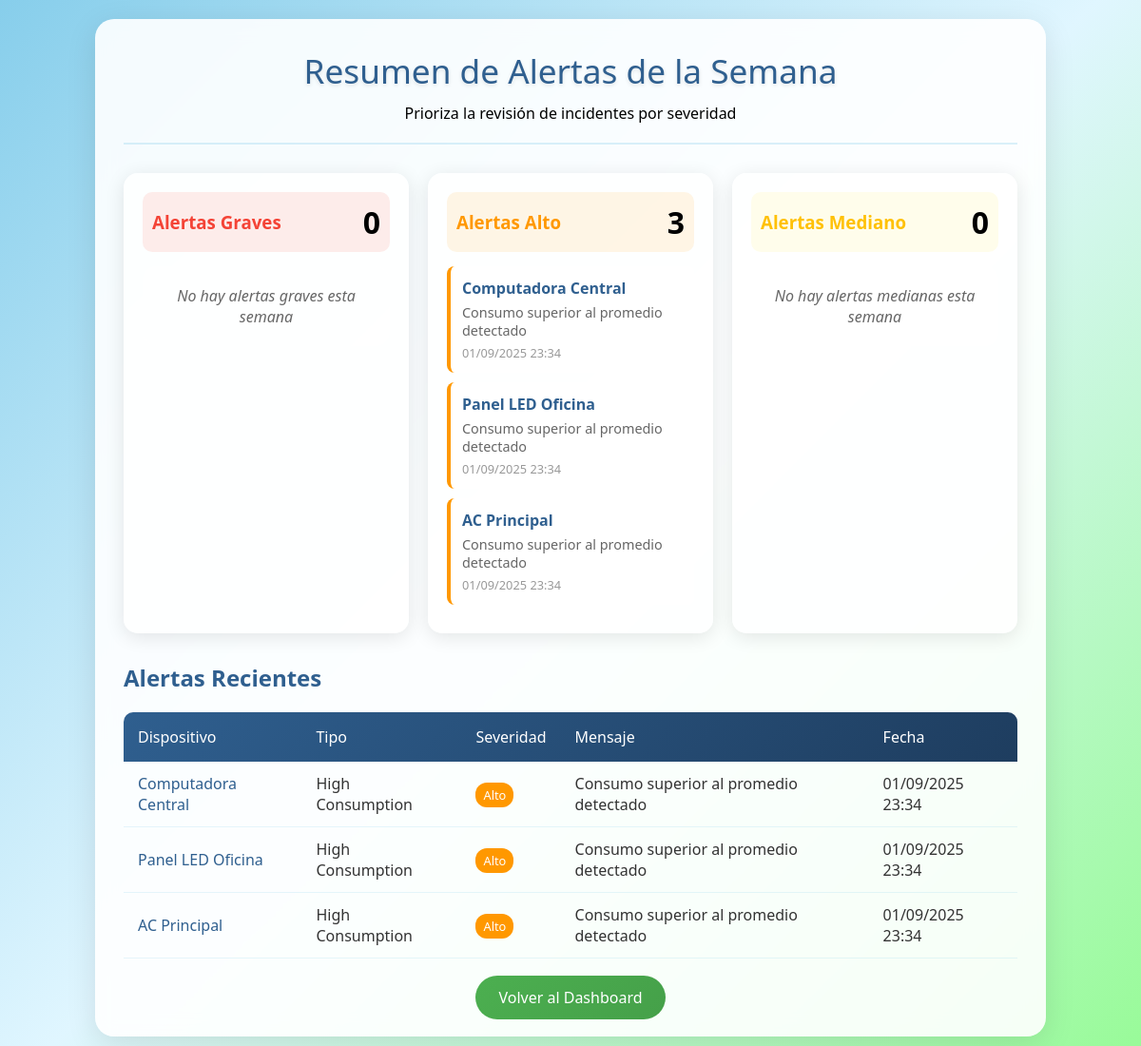
/alerts/, run on an earlier commit of the app's database.
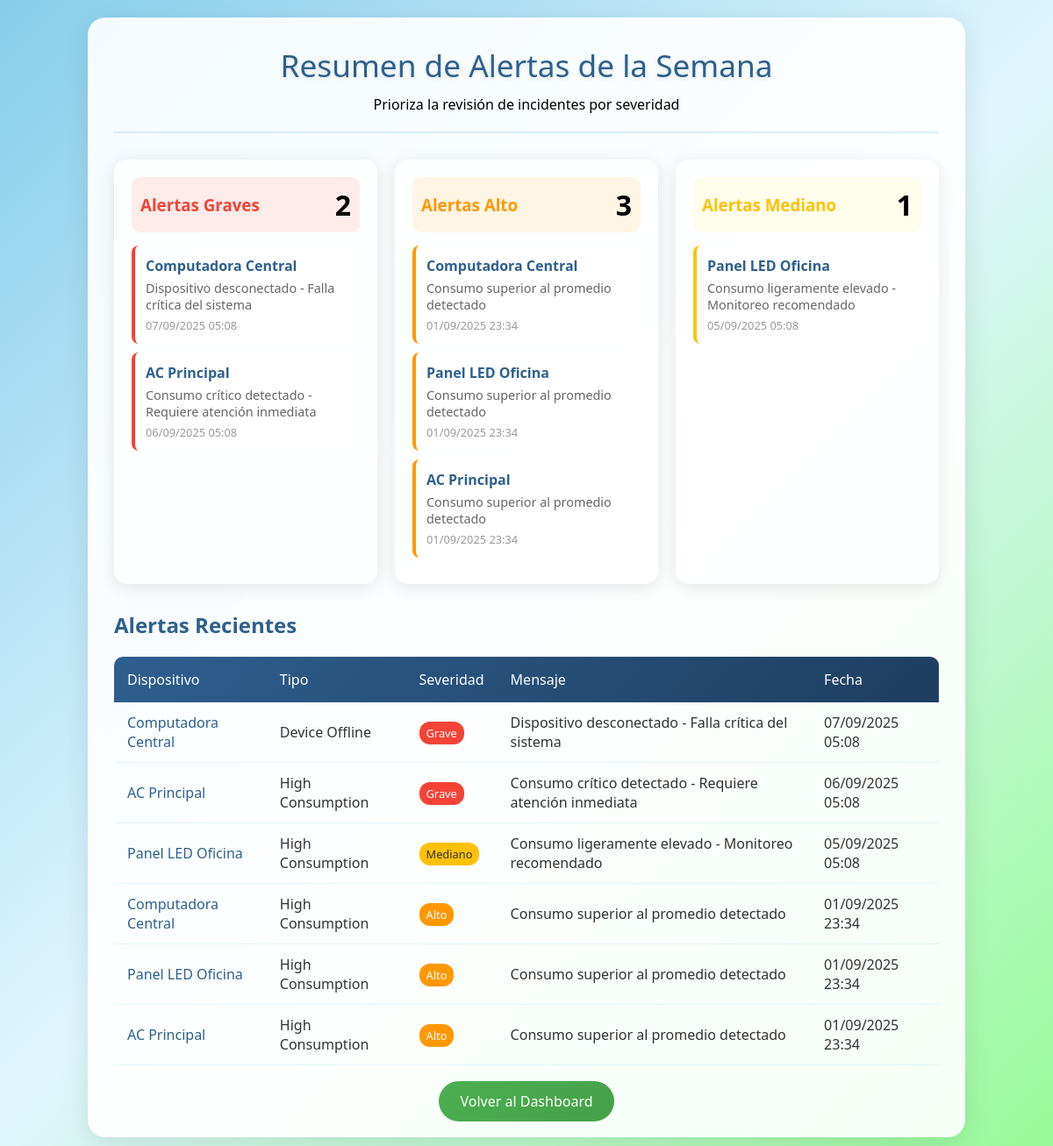
And on a later commit of the database.
### dispositivos/models.py (models this page shows, shortened)
class Alert(models.Model):
    TYPE_CHOICES = [
        ('high_consumption', 'High Consumption'),
        ('device_offline', 'Device Offline'),
        ('zone_limit_exceeded', 'Zone Limit Exceeded'),
    ]
    SEVERITY_CHOICES = [
    ('grave', 'Grave'),     # Cambiar 'Grave' por 'grave'
    ('alta', 'Alta'),       # Cambiar 'Alto' por 'alta'
    ('media', 'Media'),     # Cambiar 'Mediano' por 'media'
    ]
    STATUS_CHOICES = [
        ('active', 'Active'),
        ('resolved', 'Resolved'),
        ('dismissed', 'Dismissed'),
    ]
    organization = models.ForeignKey(Organization, on_delete=models.CASCADE, related_name='alerts')
    device = models.ForeignKey(Device, on_delete=models.CASCADE, related_name='alerts')
    alert_type = models.CharField(max_length=20, choices=TYPE_CHOICES)
    message = models.TextField()
    severity = models.CharField(max_length=10, choices=SEVERITY_CHOICES)
    alert_date = models.DateTimeField(default=timezone.now)
    status = models.CharField(max_length=15, choices=STATUS_CHOICES, default='active')
    created_at = models.DateTimeField(auto_now_add=True)
    updated_at = models.DateTimeField(auto_now=True)
    deleted_at = models.DateTimeField(null=True, blank=True)
    class Meta:
        ordering = ['-alert_date']

class Device(models.Model):
    STATUS_CHOICES = [
        ('active', 'Active'),
        ('inactive', 'Inactive'),
        ('maintenance', 'Under Maintenance'),
    ]
    organization = models.ForeignKey(Organization, on_delete=models.CASCADE, related_name='devices')
    name = models.CharField(max_length=150)
    model = models.CharField(max_length=100)
    power_watts = models.PositiveIntegerField(help_text="Power in watts")
    category = models.ForeignKey(Category, on_delete=models.CASCADE, related_name='devices')
    zone = models.ForeignKey(Zone, on_delete=models.CASCADE, related_name='devices')
    status = models.CharField(max_length=20, choices=STATUS_CHOICES, default='active')
    consumption = models.IntegerField(help_text="Current consumption in watts")
    created_at = models.DateTimeField(auto_now_add=True)
    updated_at = models.DateTimeField(auto_now=True)
    deleted_at = models.DateTimeField(null=True, blank=True)
    class Meta:
        unique_together = ['name', 'zone']

### dispositivos/views.py (the view)
# urls.py: path('alerts/', alert_summary, name='alert_summary'),  # HU5 - Resumen alertas
def alert_summary(request):
    organization = Organization.objects.first()  # Temporal
    week_ago = timezone.now() - timedelta(days=7)
    alerts_by_severity = {}
    severities = ['Grave', 'Alto', 'Mediano']
    for severity in severities:
        alerts = Alert.objects.filter(
            organization=organization,
            alert_date__gte=week_ago,
            severity=severity
        ).order_by('-alert_date')
        alerts_by_severity[severity] = alerts
    recent_alerts = Alert.objects.filter(
        organization=organization,
        alert_date__gte=week_ago
    ).select_related('device').order_by('-alert_date')[:10]
    context = {
        'alerts_by_severity': alerts_by_severity,
        'recent_alerts': recent_alerts,
    }
    return render(request, "dispositivos/alert_summary.html", context)

### dispositivos/templates/dispositivos/alert_summary.html (shortened to what this page needs)
<!DOCTYPE html>
<html lang="es">
  <head>
  </head>
  <body>
    <div class="container">
      <div class="header">
        <h1>Resumen de Alertas de la Semana</h1>
        <p>Prioriza la revisión de incidentes por severidad</p>
      </div>
      <div class="severity-grid">
        <div class="severity-card">
          <div class="severity-header severity-grave">
            <h3>Alertas Graves</h3>
            <div class="severity-count">
              {{ alerts_by_severity.Grave|length|default:0 }}
            </div>
          </div>
          {% if alerts_by_severity.Grave %}
          <div class="alert-list">
            {% for alert in alerts_by_severity.Grave|slice:":5" %}
            <div class="alert-item grave">
              <div class="alert-device">{{ alert.device.name }}</div>
              <div class="alert-message">
                {{ alert.message|truncatewords:10 }}
              </div>
              <div class="alert-date">
                {{ alert.alert_date|date:"d/m/Y H:i" }}
              </div>
            </div>
            {% endfor %}
          </div>
          {% else %}
          <div class="empty-state" style="padding: 20px">
            No hay alertas graves esta semana
          </div>
          {% endif %}
        </div>
        <div class="severity-card">
          <div class="severity-header severity-alto">
            <h3>Alertas Alto</h3>
            <div class="severity-count">
              {{ alerts_by_severity.Alto|length|default:0 }}
            </div>
          </div>
          {% if alerts_by_severity.Alto %}
          <div class="alert-list">
            {% for alert in alerts_by_severity.Alto|slice:":5" %}
            <div class="alert-item alto">
              <div class="alert-device">{{ alert.device.name }}</div>
              <div class="alert-message">
                {{ alert.message|truncatewords:10 }}
              </div>
              <div class="alert-date">
                {{ alert.alert_date|date:"d/m/Y H:i" }}
              </div>
            </div>
            {% endfor %}
          </div>
          {% else %}
          <div class="empty-state" style="padding: 20px">
            No hay alertas altas esta semana
          </div>
          {% endif %}
        </div>
        <div class="severity-card">
          <div class="severity-header severity-mediano">
            <h3>Alertas Mediano</h3>
            <div class="severity-count">
              {{ alerts_by_severity.Mediano|length|default:0 }}
            </div>
          </div>
          {% if alerts_by_severity.Mediano %}
          <div class="alert-list">
            {% for alert in alerts_by_severity.Mediano|slice:":5" %}
            <div class="alert-item mediano">
              <div class="alert-device">{{ alert.device.name }}</div>
              <div class="alert-message">
                {{ alert.message|truncatewords:10 }}
              </div>
              <div class="alert-date">
                {{ alert.alert_date|date:"d/m/Y H:i" }}
              </div>
            </div>
            {% endfor %}
          </div>
          {% else %}
          <div class="empty-state" style="padding: 20px">
            No hay alertas medianas esta semana
          </div>
          {% endif %}
        </div>
      </div>
      <div class="recent-alerts">
        <h2>Alertas Recientes</h2>
        {% if recent_alerts %}
        <table class="recent-table">
          <thead>
            <tr>
              <th>Dispositivo</th>
              <th>Tipo</th>
              <th>Severidad</th>
              <th>Mensaje</th>
              <th>Fecha</th>
            </tr>
          </thead>
          <tbody>
            {% for alert in recent_alerts %}
            <tr>
              <td>
                <a
                  href="{% url 'device_detail' alert.device.id %}"
                  class="device-link"
                >
                  {{ alert.device.name }}
                </a>
              </td>
              <td>{{ alert.get_alert_type_display }}</td>
              <td>
                <span class="severity-badge badge-{{ alert.severity|lower }}">
                  {{ alert.severity }}
                </span>
              </td>
              <td>{{ alert.message|truncatewords:8 }}</td>
              <td>{{ alert.alert_date|date:"d/m/Y H:i" }}</td>
            </tr>
            {% endfor %}
          </tbody>
        </table>
        {% else %}
        <div class="empty-state">No hay alertas recientes disponibles</div>
        {% endif %}
      </div>
      <div class="back-link">
        <a href="{% url 'dashboard' %}" class="btn-back">Volver al Dashboard</a>
      </div>
    </div>
  </body>
</html>

### dispositivos/templates/dispositivos/alert_summary.html (style rules this page uses)
* { margin: 0; padding: 0; box-sizing: border-box; }
body { font-family: "Segoe UI", Tahoma, Geneva, Verdana, sans-serif; background: linear-gradient( 135deg, #87ceeb 0%, #e0f6ff 50%, #98fb98 100% ); min-height: 100vh; padding: 20px; }
.container { max-width: 1000px; margin: 0 auto; background: rgba(255, 255, 255, 0.9); backdrop-filter: blur(10px); border-radius: 20px; box-shadow: 0 8px 32px rgba(0, 0, 0, 0.1); padding: 30px; }
.header { text-align: center; margin-bottom: 30px; padding-bottom: 20px; border-bottom: 2px solid rgba(135, 206, 235, 0.3); }
h1 { color: #2f5f8f; font-size: 2.2em; font-weight: 300; text-shadow: 0 2px 4px rgba(0, 0, 0, 0.1); margin-bottom: 10px; }
.severity-grid { display: grid; grid-template-columns: repeat(auto-fit, minmax(300px, 1fr)); gap: 20px; margin-bottom: 30px; }
.severity-card { background: rgba(255, 255, 255, 0.8); border-radius: 15px; padding: 20px; box-shadow: 0 4px 20px rgba(0, 0, 0, 0.1); }
.severity-header { display: flex; align-items: center; margin-bottom: 15px; padding: 10px; border-radius: 10px; }
.severity-grave { background: rgba(244, 67, 54, 0.1); }
.severity-alto { background: rgba(255, 152, 0, 0.1); }
.severity-mediano { background: rgba(255, 235, 59, 0.1); }
.severity-grave h3 { color: #f44336; }
.severity-alto h3 { color: #ff9800; }
.severity-mediano h3 { color: #ffc107; }
.severity-count { font-size: 2em; font-weight: bold; margin-left: auto; }
.alert-list { margin-top: 15px; }
.alert-item { background: rgba(255, 255, 255, 0.7); margin-bottom: 10px; padding: 12px; border-radius: 8px; border-left: 4px solid; }
.alert-item.grave { border-left-color: #f44336; }
.alert-item.alto { border-left-color: #ff9800; }
.alert-item.mediano { border-left-color: #ffc107; }
.alert-device { font-weight: 600; color: #2f5f8f; margin-bottom: 5px; }
.alert-message { font-size: 0.9em; color: #666; margin-bottom: 5px; }
.alert-date { font-size: 0.8em; color: #999; }
.recent-alerts { margin-top: 30px; }
.recent-alerts h2 { color: #2f5f8f; margin-bottom: 20px; font-size: 1.5em; }
.recent-table { width: 100%; border-collapse: collapse; margin-top: 15px; }
.recent-table thead { background: linear-gradient(135deg, #2f5f8f, #1e3d5f); }
.recent-table th { color: white; padding: 15px; text-align: left; font-weight: 500; }
.recent-table th:first-child { border-top-left-radius: 10px; }
.recent-table th:last-child { border-top-right-radius: 10px; }
.recent-table tbody tr { border-bottom: 1px solid rgba(135, 206, 235, 0.2); transition: all 0.3s ease; }
.recent-table td { padding: 12px 15px; color: #333; }
.severity-badge { padding: 4px 8px; border-radius: 12px; font-size: 0.8em; font-weight: 500; color: white; }
.badge-grave { background: #f44336; }
.badge-alto { background: #ff9800; }
.badge-mediano { background: #ffc107; color: #333; }
.device-link { color: #2f5f8f; text-decoration: none; font-weight: 500; }
.back-link { text-align: center; margin-top: 30px; }
.btn-back { background: linear-gradient(135deg, #4caf50, #45a049); color: white; padding: 12px 24px; text-decoration: none; border-radius: 25px; font-size: 16px; font-weight: 500; transition: all 0.3s ease; }

What changed in the data, as far as the page shows it:
added Alert: device.name "Computadora Central", message "Dispositivo desconectado - Falla crítica del sistema", alert_date "07/09/2025 05:08", alert_type "Device Offline", severity "Grave"
added Alert: device.name "AC Principal", message "Consumo crítico detectado - Requiere atención inmediata", alert_date "06/09/2025 05:08", alert_type "High Consumption", severity "Grave"
added Alert: device.name "Panel LED Oficina", message "Consumo ligeramente elevado - Monitoreo recomendado", alert_date "05/09/2025 05:08", alert_type "High Consumption", severity "Mediano"
Also different on the page:
{{ alerts_by_severity.Grave|length|default:0 }}: "0" → "2"
{{ alerts_by_severity.Mediano|length|default:0 }}: "0" → "1"
text no longer shown: "No hay alertas graves esta semana No hay alertas medianas esta semana"
